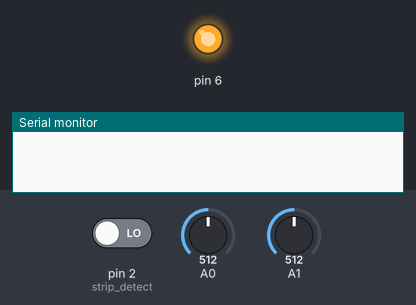
The sketch below on a simulated Arduino Uno, built with avr-gcc and run on an emulated ATmega328P. Shown: output pins drawn as LEDs (lit = HIGH), the last lines printed to the serial monitor. The test bench sets the inputs (shaded band); at power-on: pin 2 (strip_detect) LOW, A0 = 512, A1 = 512. No radio packets arrive unless stated.

Above: at 1.2 s.
1.3 s: pin 2 (strip_detect) driven HIGH
At 1.7 s:
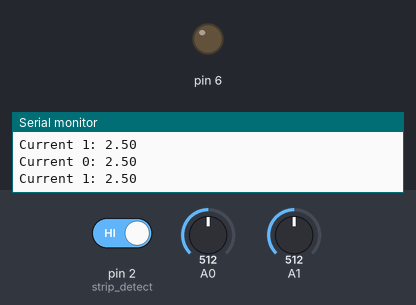
2.8 s: A0 set to 541
4.3 s: A0 set to 565
Timing chart, 0 to 7.3 s (numbered marks = the images above; inputs shaded):
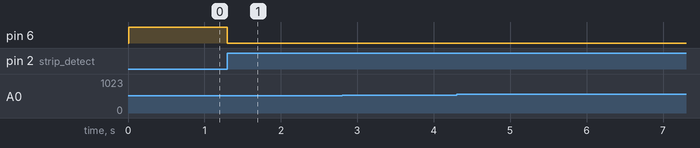

The sketch:

Glucometer.ino
```cpp
#include <SPI.h>
#include <nRF24L01.h>
#include <RF24.h>
#include <Wire.h>
#include "RTClib.h"

#define CE_PIN 9
#define CSN_PIN 10

//Variable con la dirección del canal por donde se va a transmitir
const byte address[6] = "00001";
RF24 radio(CE_PIN, CSN_PIN);
float datos[2];

int strip_detect = 2;
int current = 0;

// measurement starts if transimpedance amp output voltage > threshold
float threshold = 2.7;

RTC_Millis RTC;

void setup() {

  Serial.begin(9600);
  // set the RTC to the date & time this sketch was compiled
  RTC.begin(DateTime(__DATE__, __TIME__));
  pinMode(strip_detect, INPUT);
  pinMode(6, OUTPUT);

  radio.begin();
  radio.openWritingPipe(address);
  radio.setPALevel(RF24_PA_MIN);
  radio.stopListening();

}

void loop() {
  while(1) {
    if(digitalRead(strip_detect) == 1) break;
    digitalWrite(6,HIGH);
  }
  digitalWrite(6,LOW);
  Serial.println("APPLY BLOOD");
  float current_voltage_0;
  float current_voltage_1;
  while(1) {
    current_voltage_0 = analogRead(0) * (5.0 / 1023.0);
    current_voltage_1 = analogRead(1) * (5.0 / 1023.0);
    Serial.print("Current 0: ");
    Serial.println(current_voltage_0);
    Serial.print("Current 1: ");
    Serial.println(current_voltage_1);

    if(current_voltage_0 > threshold) break;
  }
  // count down timer
  for(int i = 5; i > 0; i--) {
    delay(1000);
    Serial.print(i);
    if(i > 1) Serial.print(", ");
    else Serial.println("");

    current_voltage_0 = analogRead(0) * (5.0 / 1023.0);
    current_voltage_1 = analogRead(1) * (5.0 / 1023.0);
    Serial.print("Current 0: ");
    Serial.print(current_voltage_0);
    Serial.print(" seg: ");
    Serial.println(i);
    Serial.print("Current 1: ");
    Serial.print(current_voltage_1);
    Serial.print(" seg: ");
    Serial.println(i);
  }

  // compute concentration
  current_voltage_0 = analogRead(0) * (5.0 / 1023.0);
  current_voltage_1 = analogRead(1) * (5.0 / 1023.0);
  Serial.print("LAST Current 0: ");
    Serial.println(current_voltage_0);
    Serial.print("LAST Current 1: ");
    Serial.println(current_voltage_1);


  float concentration0 = 495.6 * current_voltage_0 - 1275.5;
  Serial.print(concentration0);
  Serial.println(" mg/dL 0");

  datos[0] = current_voltage_0;
  datos[1] = current_voltage_1;
  bool ok = false;
 do{
   ok = radio.write(datos, sizeof(datos));
  delay(1000);
  if(ok){
    Serial.println("DATO ENVIADO");
  }else{
    Serial.println("ERROR AL ENVIAR EL DATO");
  }
 }while(!ok);

  display_time();
  while(1) {
    if(digitalRead(strip_detect) == 0) break;
  }
  delay(1000); //debounce
}

void display_time() {
  DateTime now = RTC.now();
  Serial.print(now.year(), DEC);
  Serial.print('-');
  Serial.print(now.month(), DEC);
  Serial.print('-');
  Serial.print(now.day(), DEC);
  Serial.print(' ');
  Serial.print(now.hour(), DEC);
  Serial.print(':');
  Serial.print(now.minute(), DEC);
  Serial.print(':');
  Serial.print(now.second(), DEC);
  Serial.println();
}
```

Measured:
- after the input at 1.3 s, pin 6: HIGH → LOW at once
